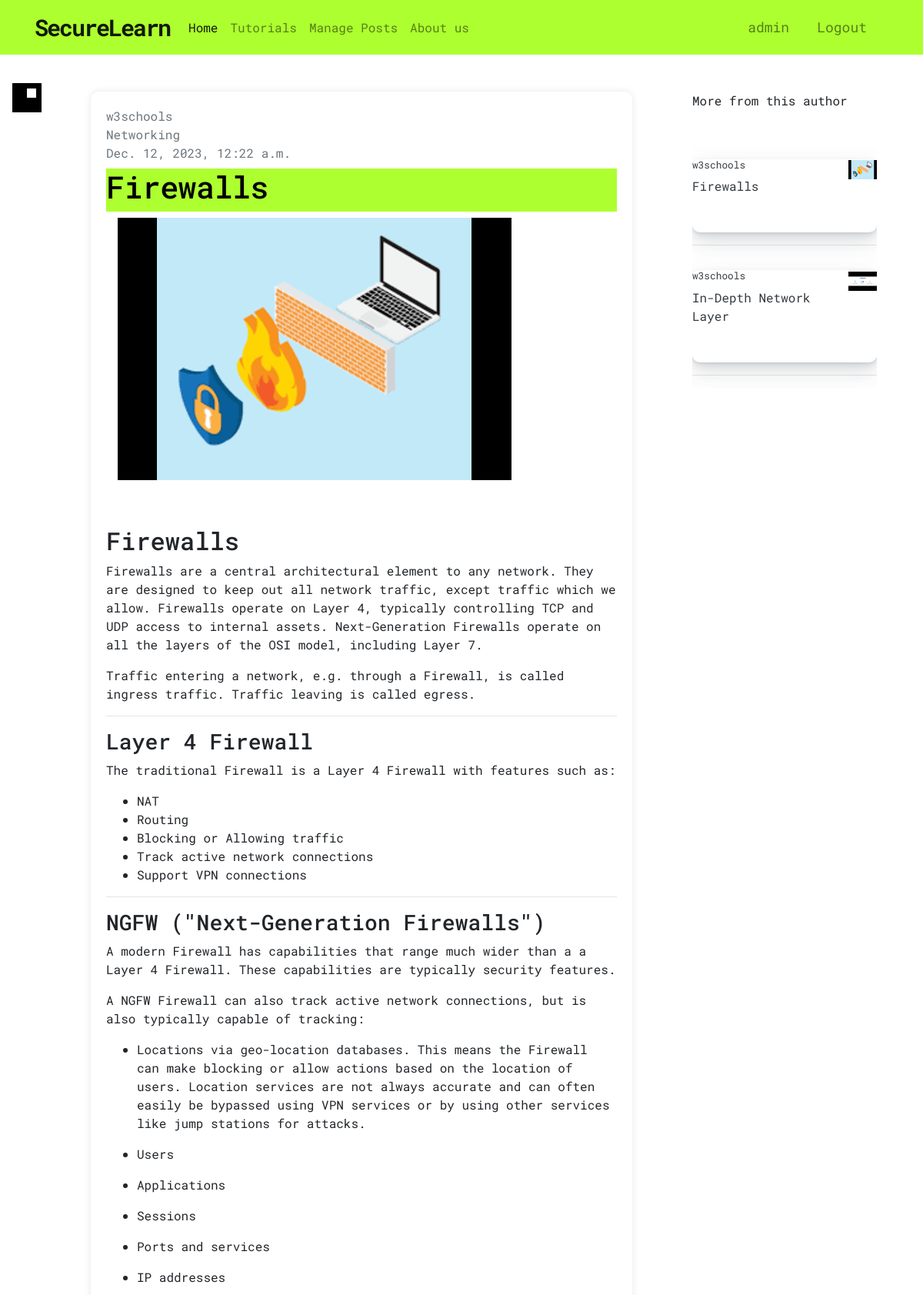
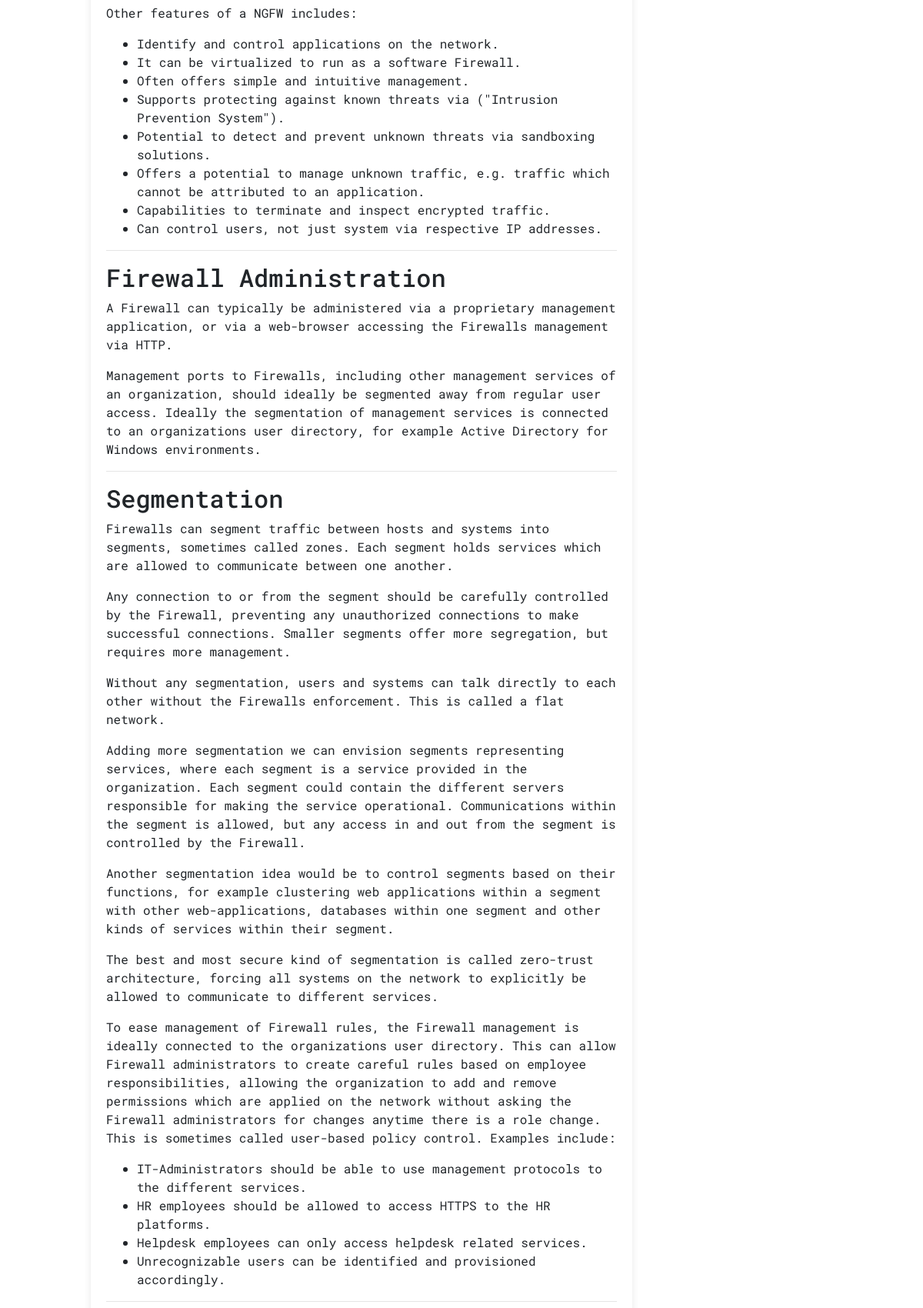
The page /firewalls/ (signed in, upper part) on the database its author committed (2 pictures, top to bottom).
### securelearn/myapp/models.py (models this page shows, shortened)
class tutorial(models.Model):
    title = models.CharField(max_length=250)
    category = models.CharField(max_length=100)
    slug = models.SlugField(max_length=250, unique=True) #slug is a field meant to be used in URLs. A slug field in Django is used to store and generate valid URLs for your dynamically created web pages. A slug field in Django is created using the SlugField class. A slug field in Django is a field used to store and generate valid URLs for your dynamically created web pages.
    description = models.TextField()
    content = models.TextField()
    created_at= models.DateTimeField(auto_now_add=True, editable=False)
    updated_at= models.DateTimeField(auto_now=True, editable=False)
    image = models.ImageField(upload_to='tutorialimages/', null=True, blank=True)
    author = models.ForeignKey(User, on_delete=models.CASCADE, null=True, blank=True)
    average_rating = models.DecimalField(max_digits=3, decimal_places=2, default=0.0)
    '''
    This method will generate the absolute URL for a Tutorial instance,
        facilitating easy redirection and linking. It utilizes the reverse function
        to build the URL based on the 'post_single' URL pattern and the Tutorial's slug.
    '''
    def get_absolute_url(self):
        return reverse("post_single", args=[self.slug])
    class Meta:
        ordering = ['-created_at']

### securelearn/myapp/views.py (the view)
# urls.py: path('<slug:post>/', views.post_single, name='post_single'),
def post_single(request, post):
    post = get_object_or_404(tutorial, slug=post)
    number_of_comments = comment.objects.filter(post=post).count()
    related = tutorial.objects.filter(author= post.author)[:4]
    rating_form = RatingForm(initial={'tutorial_id': post.id})
    user_rating = 0
    if request.user.is_authenticated:
        user_rating_obj = ratetutorial.objects.filter(user=request.user, tutorial=post).first()
        if user_rating_obj:
            user_rating = user_rating_obj.rating
    context = {'post': post,
            'number_of_comments': number_of_comments,
            'related': related,
            'user_rating': user_rating,
            'rating_form': rating_form}
    return render(request, "tutorialdetail.html", context)

### securelearn/myapp/templatetags/markdown_processing.py (called while the page is built)
@register.filter()
@stringfilter
def markdown(value):
    return md.markdown(value, extensions=['markdown.extensions.fenced_code'])

### securelearn/myapp/templates/tutorialdetail.html (shortened to what this page needs)
{% extends "base/3-col-template.html" %}
{% block content-left %}
{% include "base/secondary-navbar.html" %}
{% endblock %}
{% block content-mid %}
<div class="tutorial center mx-auto gradient-bg">
    <div class="text-muted">{{ post.author }}</div>
    <div class="text-muted">{{ post.category }}</div>
    <div class="text-muted pb-2">{{ post.updated_at}}</div>
    <h1 class="fw-bold pb-2" style="background-color: greenyellow; color: black">{{ post.title }}</h1>
    <div class="container-fluid">
        <img src="../{{ post.image }}" class="img-fluid">
    </div>
    <div class="post">
        <p class="pb-4">{{ post.content | markdown | safe }}</p>
    </div>
</div>
        <br>
        <br>
        <br>
        <br>
{% endblock %}
{% block content-right %}
    <div class="col-12">
        <div class="pb-5">More from this author</div>
            {% for tutorial in related %}
                <a class="text-decoration-none" href="{{ tutorial.get_absolute_url }}">
                    <div class="rscard-wrapper pt-3 ">
                    <div class="card mb-3 border-0 ps-1 rscards">
                        <div class="row">
                            <div class="col-9 pe-2 pb-5">
                                <h6 class="text-dark small">{{tutorial.author}}</h6>
                                <span class="mb-1 fs-6 p-0 text-dark fw-bold ">{{ tutorial.title|truncatechars:80 }}</span>
                            </div>
                            <div class="col-3">
                                <img src="../{{tutorial.image}}" class="img-fluid float-end">
                            </div>
                        </div>
                    </div>
                    <hr>
                </div>
                </a>
            {% endfor %}
        </div>
    </div>
{% endblock %}

### securelearn/myapp/templates/base/navbar.html (shortened to what this page needs)
<nav class="navbar sticky-top navbar-expand-lg navbar-light" style="color: black; background-color: greenyellow;">
  <div class="container">
      <a class="navbar-brand logo website-name" href="#">SecureLearn</a>
      <div class="collapse navbar-collapse" id="navbarSupportedContent">
          <ul class="navbar-nav mr-auto">
              <li class="nav-item active">
                  <a class="nav-link" href="/">Home <span class="sr-only">(current)</span></a>
              </li>
              <li class="nav-item">
                  <a class="nav-link" href="tutorials/">Tutorials</a>
              </li>
              <li class="nav-item">
                  <a class="nav-link" href="manage_posts/">Manage Posts</a>
              </li>
              <li class="nav-item">
                  <a class="nav-link" href="aboutus/">About us</a>
              </li>
          </ul>
          <ul class="navbar-nav ml-auto">
              {% if user.is_authenticated %}
                  <li class="nav-item">
                      <span class="nav-link namedisplay">{{ request.user }}</span>
                  </li>
                  <li class="nav-item">
                      <a class="nav-link namedisplay" href="{% url 'logout' %}">Logout</a>
                  </li>
              {% endif %}
          </ul>
      </div>
  </div>
</nav>

### securelearn/static/css/main.css (style rules this page uses)
html, body { font-family: 'Roboto Mono', monospace; }
a { background-color: transparent; }
.namedisplay { font-size: 18px; color: black; margin-right: 20px; }
.logo { font-family: 'Dosis', sans-serif; font-family: 'Ephesis', cursive; font-family: 'Roboto Mono', monospace; font-weight: bold; font-size: 30px; letter-spacing: -2px; }
.rscard-wrapper { overflow: hidden; }
.rscards { transition: background-color 0.3s ease, transform 0.3s ease; }
.tutorial { max-width: 763px; margin: 0 auto; padding: 20px; background-color: #fff; border-radius: 10px; box-shadow: 0 0 10px rgba(0, 0, 0, 0.1); }
.tutorial h1 { letter-spacing: -0.6px; }
.text-muted { color: #555; }
.post { margin-top: 20px; }
.card { background-color: #fff; border-radius: 10px; border: none; position: relative; margin-bottom: 30px; box-shadow: 0 0.46875rem 2.1875rem rgba(90,97,105,0.1), 0 0.9375rem 1.40625rem rgba(90,97,105,0.1), 0 0.25rem 0.53125rem rgba(90,97,105,0.12), 0 0.125rem 0.1875rem rgba(90,97,105,0.1); }

### rows shown on the page
tutorial: author "w3schools", category "Networking", updated_at "Dec. 12, 2023, 12:22 a.m.", title "Firewalls", image (picture), content "Firewalls Firewalls are a central architectural element to any network. They are designed to keep out all network traffic, except traffic which we allow. Firewalls operate on Layer 4, typically controlling TCP and UDP access to internal assets. Next-Generation Firewalls operate on all the layers of the OSI model, including Layer 7. Traffic entering a network, e.g. through a Firewall, is called ingress traffic. Traffic leaving is called egress. Layer 4 Firewall The traditional Firewall is a Layer 4 Firewall with features such as: NAT Routing Blocking or Allowing traffic Track active network connections Support VPN connections NGFW (\"Next-Generation Firewalls\") A modern Firewall has…"
tutorial: author "w3schools", title "In-Depth Network Layer", image (picture)

### other values the page prints
{{ request.user }} "admin"
